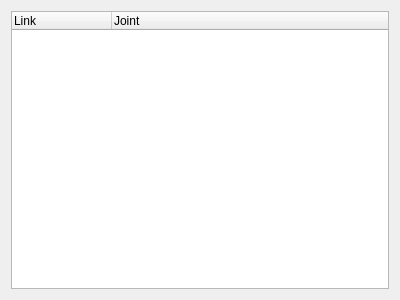
<?xml version="1.0" encoding="UTF-8"?>
<ui version="4.0">
 <class>shape_relation</class>
 <widget class="QWidget" name="shape_relation">
  <property name="geometry">
   <rect>
    <x>0</x>
    <y>0</y>
    <width>400</width>
    <height>300</height>
   </rect>
  </property>
  <property name="windowTitle">
   <string>Form</string>
  </property>
  <layout class="QGridLayout" name="gridLayout">
   <item row="0" column="0">
    <widget class="QTreeWidget" name="treeWidget">
     <property name="dragEnabled">
      <bool>true</bool>
     </property>
     <property name="dragDropMode">
      <enum>QAbstractItemView::InternalMove</enum>
     </property>
     <property name="headerHidden">
      <bool>false</bool>
     </property>
     <property name="columnCount">
      <number>2</number>
     </property>
     <column>
      <property name="text">
       <string notr="true">Link</string>
      </property>
     </column>
     <column>
      <property name="text">
       <string>Joint</string>
      </property>
     </column>
    </widget>
   </item>
  </layout>
 </widget>
 <resources/>
 <connections/>
</ui>
